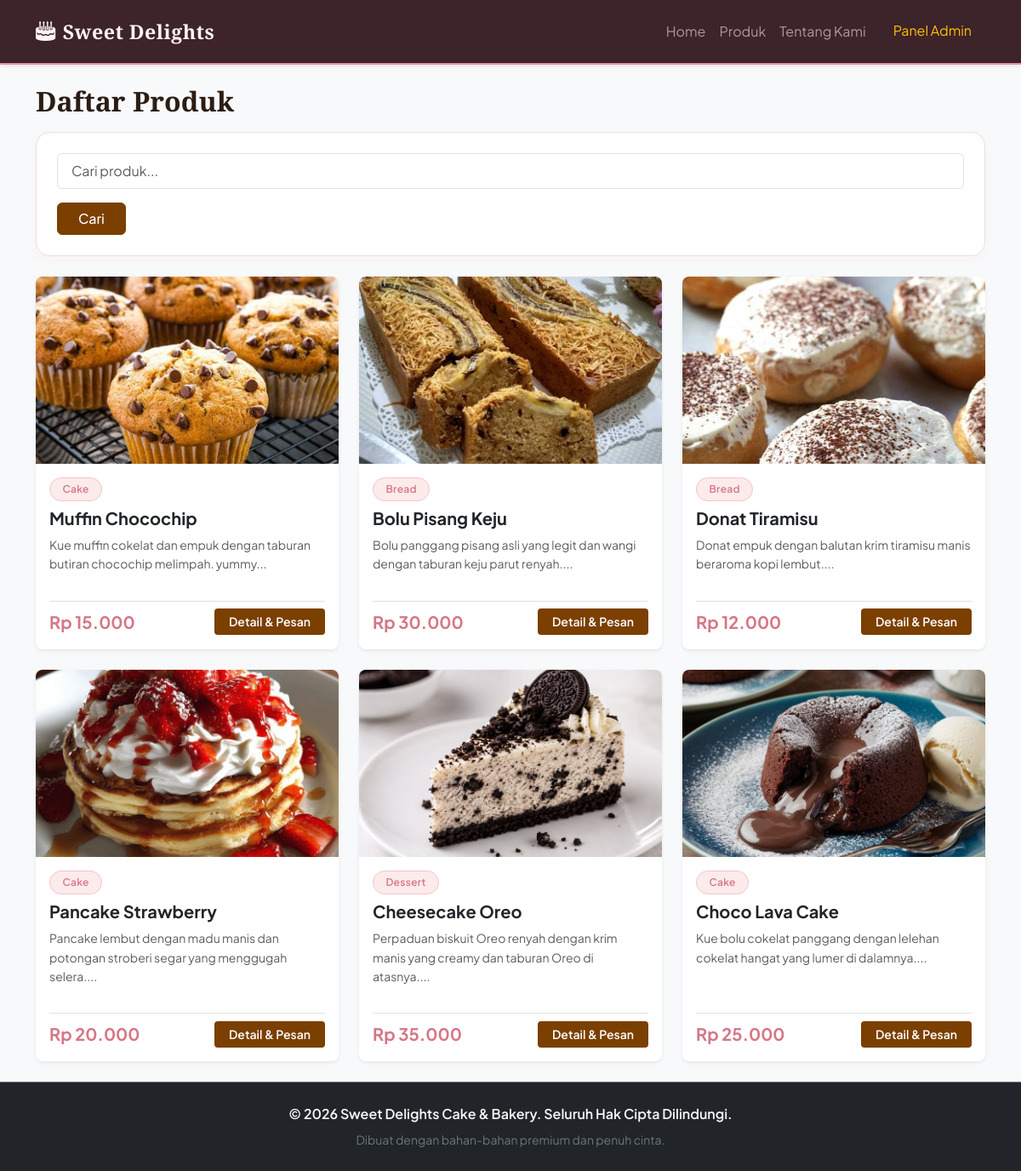
/produk.php, run on the app's committed database.
### tables this page shows
CREATE TABLE `produk` (
  `id` int(11) NOT NULL,
  `nama` varchar(150) NOT NULL,
  `kategori` varchar(50) NOT NULL,
  `harga` int(11) NOT NULL,
  `deskripsi` text NOT NULL,
  `gambar` varchar(255) DEFAULT 'default.jpg',
  `created_at` timestamp NOT NULL DEFAULT current_timestamp()
);

### produk.php (the view, shortened to what this page needs)
<?php
require_once "config/database.php";
require_once "includes/header.php";
$q = trim($_GET['q'] ?? '');
if ($q !== '') {
    $q_safe = mysqli_real_escape_string($conn, $q);
    $query = "SELECT * FROM produk WHERE nama LIKE '%$q_safe%' OR kategori LIKE '%$q_safe%' OR deskripsi LIKE '%$q_safe%' ORDER BY id DESC";
} else {
    $query = "SELECT * FROM produk ORDER BY id DESC";
}
$result = mysqli_query($conn, $query);
$total_ditemukan = mysqli_num_rows($result);
?>
<div class="mb-4">
    <h2 class="fw-bold mb-3" style="color: #2b1d14;">Daftar Produk</h2>
    <div class="card p-3 p-md-4 shadow-sm border-0 rounded-3 bg-white mb-4">
        <form action="produk.php" method="GET">
            <div class="mb-3">
                <input
                    type="text"
                    name="q"
                    class="form-control py-2 px-3"
                    placeholder="Cari produk..."
                    value="<?= htmlspecialchars($q); ?>"
                >
            </div>
            <div class="d-flex align-items-center gap-2">
                <button type="submit" class="btn px-4 text-white fw-medium" style="background-color: #7b3f00; border-color: #7b3f00;">
                    Cari
                </button>
            </div>
        </form>
    </div>
</div>
<div class="row g-4">
    <?php if ($total_ditemukan > 0): ?>
        <?php while ($row = mysqli_fetch_assoc($result)) : ?>
            <div class="col-md-4 col-sm-6">
                <div class="card h-100 shadow-sm border-0 rounded-3 overflow-hidden">
                    <img
                        src="uploads/produk/<?= htmlspecialchars($row['gambar']); ?>"
                        class="card-img-top"
                        style="height: 220px; object-fit: cover;"
                        onerror="this.src='https://images.unsplash.com/photo-1535141192574-5d4897c13136?auto=format&fit=crop&w=600&q=80'"
                    >
                    <div class="card-body d-flex flex-column">
                        <span class="badge bg-secondary align-self-start mb-2"><?= htmlspecialchars($row['kategori']); ?></span>
                        <h5 class="card-title fw-bold mb-2"><?= htmlspecialchars($row['nama']); ?></h5>
                        <p class="card-text text-muted small flex-grow-1">
                            <?= substr(htmlspecialchars($row['deskripsi']), 0, 95); ?>...
                        </p>
                        <div class="d-flex justify-content-between align-items-center mt-3 pt-2 border-top">
                            <span class="fw-bold text-danger fs-5">Rp <?= number_format($row['harga'], 0, ',', '.'); ?></span>
                            <a href="detail.php?id=<?= $row['id']; ?>" class="btn btn-sm text-white fw-semibold px-3" style="background-color: #7b3f00;">
                                Detail & Pesan
                            </a>
                        </div>
                    </div>
                </div>
            </div>
        <?php endwhile; ?>
    <?php endif; ?>
</div>
<?php require_once "includes/footer.php"; ?>

### includes/header.php (shortened to what this page needs)
<!DOCTYPE html>
<html lang="id">
<head>
    <link href="https://cdn.jsdelivr.net/npm/bootstrap@5.3.3/dist/css/bootstrap.min.css" rel="stylesheet">
    <link href="https://cdn.jsdelivr.net/npm/bootstrap-icons@1.11.3/font/bootstrap-icons.css" rel="stylesheet">
    <link rel="stylesheet" href="assets/style.css">
</head>
<body class="d-flex flex-column min-vh-100 bg-light">
<nav class="navbar navbar-expand-lg navbar-dark bg-dark sticky-top shadow-sm">
  <div class="container">
    <a class="navbar-brand fw-bold text-warning" href="index.php"><i class="bi bi-cake2-fill me-2"></i>Sweet Delights</a>
    <div class="collapse navbar-collapse" id="navbarNav">
      <ul class="navbar-nav ms-auto">
        <li class="nav-item"><a class="nav-link" href="index.php">Home</a></li>
        <li class="nav-item"><a class="nav-link" href="produk.php">Produk</a></li>
        <li class="nav-item"><a class="nav-link" href="tentang.php">Tentang Kami</a></li>
        <li class="nav-item"><a class="nav-link btn btn-outline-warning text-warning ms-lg-2 px-3" href="auth/login.php">Panel Admin</a></li>
      </ul>
    </div>
  </div>
</nav>
<main class="container my-4 flex-grow-1">

### includes/footer.php (shortened to what this page needs)
</main>
<footer class="bg-dark text-light py-4 mt-auto border-top border-secondary">
    <div class="container text-center">
        <p class="mb-1 fw-semibold">&copy; 2026 Sweet Delights Cake & Bakery. Seluruh Hak Cipta Dilindungi.</p>
        <small class="text-secondary">Dibuat dengan bahan-bahan premium dan penuh cinta.</small>
    </div>
</footer>
</body>
</html>

### assets/style.css (style rules this page uses)
:root { --primary-pink: #e88d9d; --primary-hover: #d67687; --bg-cream: #fffaf6; --card-cream: #fcf4ee; --text-dark: #3d232a; --text-muted: #8c737a; --border-pink: #f4dcd6; }
body { font-family: 'Plus Jakarta Sans', sans-serif; color: var(--text-dark); background-color: var(--bg-cream); line-height: 1.6; }
h1, h2, h3, .navbar-brand { font-family: 'Playfair Display', serif; }
.navbar { background: var(--text-dark) !important; border-bottom: 2px solid var(--primary-pink); box-shadow: 0 4px 15px rgba(61, 35, 42, 0.06); padding: 0.85rem 0; }
.navbar-brand { letter-spacing: 0.5px; font-size: 1.45rem; font-weight: 700; color: #fff2f4 !important; }
.badge.bg-warning, .badge.bg-secondary, .badge-soft-pink { background-color: #fcebeb !important; color: var(--primary-hover) !important; font-weight: 600; padding: 0.45rem 0.9rem; border-radius: 20px; border: 1px solid #f7c3cb !important; letter-spacing: 0.3px; display: inline-block; }
.feature-box, .bg-white.p-3.rounded-3 { background-color: #ffffff !important; border: 1px solid var(--border-pink) !important; border-radius: 16px !important; box-shadow: 0 4px 12px rgba(232, 141, 157, 0.05) !important; }
.card { border-radius: 1.2rem; border: 1px solid var(--border-pink); background: #ffffff; transition: all 0.3s ease; overflow: hidden; box-shadow: 0 4px 12px rgba(0, 0, 0, 0.02); }
.card-img-top { height: 220px; object-fit: cover; }
.text-danger { color: var(--primary-hover) !important; font-weight: 700; }
footer { background-color: var(--text-dark) !important; border-top: 1px solid #54333c; color: #d1b8c0; }

### data on the page
produk: gambar (picture), kategori "Cake", nama "Muffin Chocochip", deskripsi "Kue muffin cokelat dan empuk dengan taburan butiran chocochip melimpah. yummy", harga "15.000"
produk: gambar (picture), kategori "Bread", nama "Bolu Pisang Keju", deskripsi "Bolu panggang pisang asli yang legit dan wangi dengan taburan keju parut renyah.", harga "30.000"
produk: gambar (picture), kategori "Bread", nama "Donat Tiramisu", deskripsi "Donat empuk dengan balutan krim tiramisu manis beraroma kopi lembut.", harga "12.000"
produk: gambar (picture), kategori "Cake", nama "Pancake Strawberry", deskripsi "Pancake lembut dengan madu manis dan potongan stroberi segar yang menggugah selera.", harga "20.000"
produk: gambar (picture), kategori "Dessert", nama "Cheesecake Oreo", deskripsi "Perpaduan biskuit Oreo renyah dengan krim manis yang creamy dan taburan Oreo di atasnya.", harga "35.000"
produk: gambar (picture), kategori "Cake", nama "Choco Lava Cake", deskripsi "Kue bolu cokelat panggang dengan lelehan cokelat hangat yang lumer di dalamnya.", harga "25.000"
